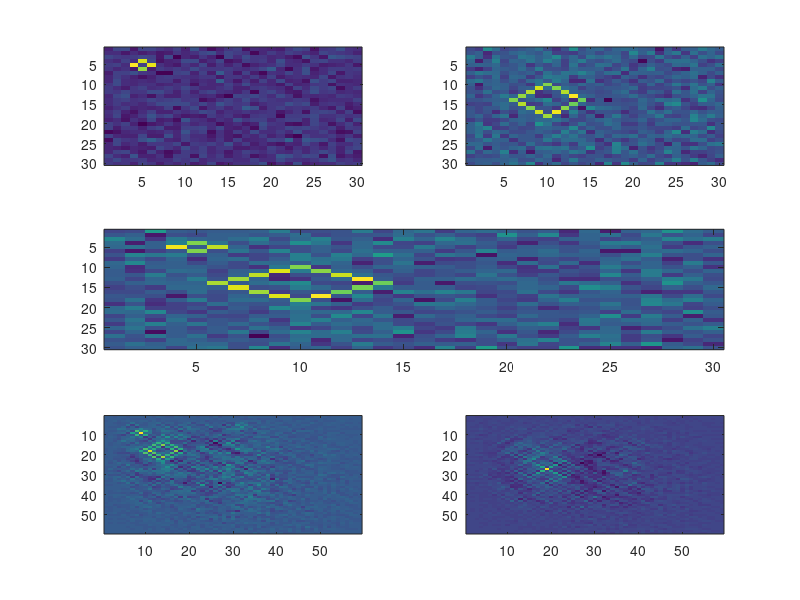

This chart was generated by the following MATLAB code:
%%

close all;
clear all;

first_ring(1:30,1:30) = 0;
second_ring(1:30,1:30) = 0;
first_ring(4,5) = 1;
first_ring(5,4) = 1;
first_ring(5,6) = 1;
first_ring(6,5) = 1;



first_ring = awgn(first_ring,.01,'measured');



second_ring(10,10) = 1;
second_ring(11,11) = 1;
second_ring(12,12) = 1;
second_ring(13,13) = 1;
second_ring(14,14) = 1;

second_ring(11,9) = 1;
second_ring(12,8) = 1;
second_ring(13,7) = 1;
second_ring(14,6) = 1;

second_ring(15,7) = 1;
second_ring(16,8) = 1;
second_ring(17,9) = 1;
second_ring(18,10) = 1;

second_ring(15,13) = 1;
second_ring(16,12) = 1;
second_ring(17,11) = 1;
second_ring(18,10) = 1;

second_ring = awgn(second_ring,.01,'measured');

Image = first_ring + second_ring;

first_detected = conv2(Image,first_ring);
second_detected = conv2(Image,second_ring);


figure;subplot(3,2,1);
imagesc(first_ring);
subplot(3,2,2)
imagesc(second_ring);

subplot(3,2,3:4)
imagesc(Image);

subplot(3,2,5)
imagesc(first_detected)

subplot(3,2,6)
imagesc(second_detected)










